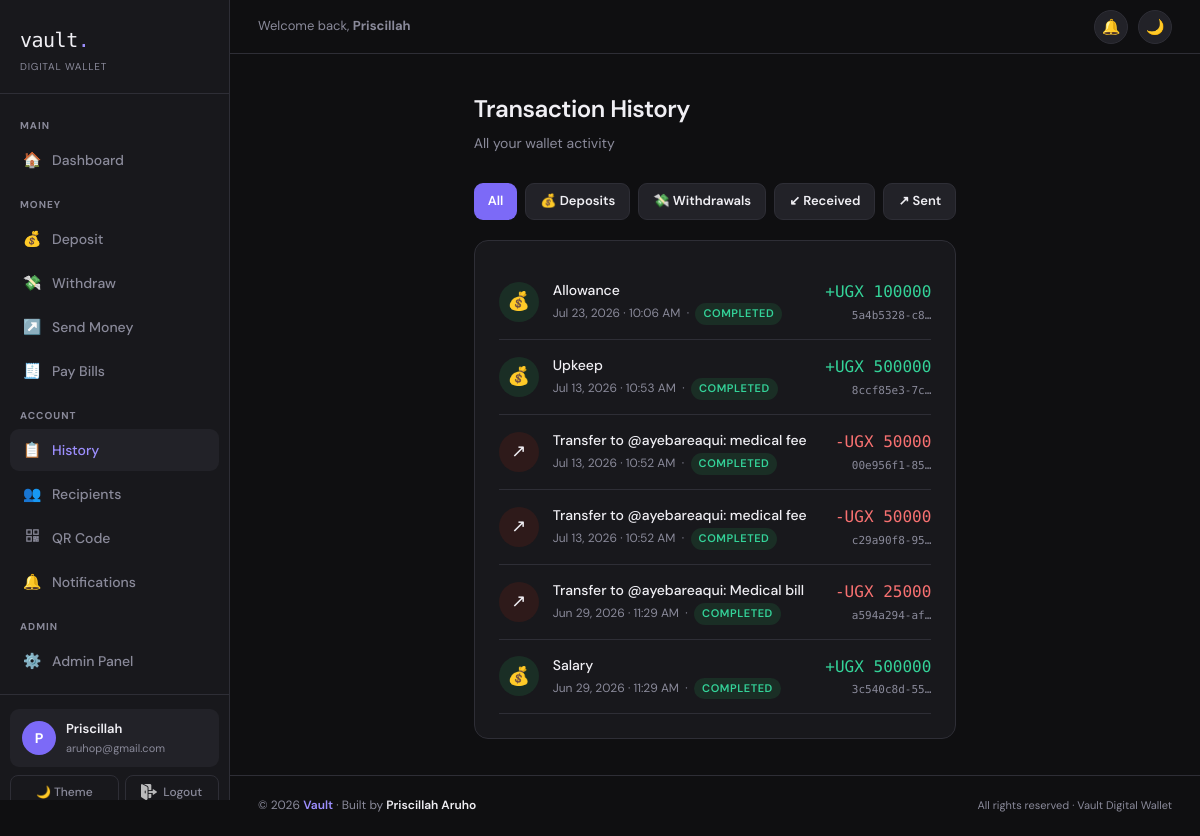
Page /transactions/ (signed in) on the committed database.
### wallet/models.py (models this page shows, shortened)
class Transaction(models.Model):
    TRANSACTION_TYPES = [
        ('deposit', 'Deposit'),
        ('withdrawal', 'Withdrawal'),
        ('transfer_in', 'Transfer In'),
        ('transfer_out', 'Transfer Out'),
    ]
    STATUS_CHOICES = [
        ('pending', 'Pending'),
        ('completed', 'Completed'),
        ('failed', 'Failed'),
    ]
    id = models.UUIDField(primary_key=True, default=uuid.uuid4, editable=False)
    wallet = models.ForeignKey(Wallet, on_delete=models.CASCADE, related_name='transactions')
    transaction_type = models.CharField(max_length=20, choices=TRANSACTION_TYPES)
    amount = models.DecimalField(max_digits=12, decimal_places=2)
    status = models.CharField(max_length=10, choices=STATUS_CHOICES, default='completed')
    description = models.CharField(max_length=255, blank=True)
    reference = models.CharField(max_length=100, blank=True)
    created_at = models.DateTimeField(auto_now_add=True)
    class Meta:
        ordering = ['-created_at']

### wallet/views.py (the view)
# urls.py: path('transactions/', views.transactions, name='admin_transactions'),
@login_required
def transactions(request):
    wallet, _ = Wallet.objects.get_or_create(user=request.user)
    txn_type = request.GET.get('type', '')
    txns = wallet.transactions.all()
    if txn_type:
        txns = txns.filter(transaction_type=txn_type)
    return render(request, 'wallet/transactions.html', {
        'transactions': txns,
        'wallet': wallet,
        'filter_type': txn_type,
    })

### vadmin/context_processors.py (called while the page is built)
def admin_counts(request):
    if request.user.is_authenticated and request.user.is_staff:
        return {
            'pending_kyc_count': KYCDocument.objects.filter(status='pending').count(),
            'pending_withdrawal_count': WithdrawalRequest.objects.filter(status='pending').count(),
            'active_flag_count': FraudFlag.objects.filter(resolved=False).count(),
        }
    return {}

### templates/wallet/transactions.html (shortened to what this page needs)
{% extends 'wallet/base.html' %}
{% block content %}
<div class="page">
  <div class="page-header">
    <h1>Transaction History</h1>
    <p>All your wallet activity</p>
  </div>
  <div style="display:flex; gap:8px; margin-bottom:20px; flex-wrap:wrap;">
    <a href="{% url 'transactions' %}" class="btn {% if not filter_type %}btn-primary{% else %}btn-ghost{% endif %}" style="font-size:13px; padding:7px 14px;">All</a>
    <a href="?type=deposit" class="btn {% if filter_type == 'deposit' %}btn-primary{% else %}btn-ghost{% endif %}" style="font-size:13px; padding:7px 14px;">💰 Deposits</a>
    <a href="?type=withdrawal" class="btn {% if filter_type == 'withdrawal' %}btn-primary{% else %}btn-ghost{% endif %}" style="font-size:13px; padding:7px 14px;">💸 Withdrawals</a>
    <a href="?type=transfer_in" class="btn {% if filter_type == 'transfer_in' %}btn-primary{% else %}btn-ghost{% endif %}" style="font-size:13px; padding:7px 14px;">↙ Received</a>
    <a href="?type=transfer_out" class="btn {% if filter_type == 'transfer_out' %}btn-primary{% else %}btn-ghost{% endif %}" style="font-size:13px; padding:7px 14px;">↗ Sent</a>
  </div>
  <div class="card">
    {% if transactions %}
      {% for txn in transactions %}
      <div style="display:flex; justify-content:space-between; align-items:center; padding:14px 0; border-bottom:1px solid var(--border);">
        <div style="display:flex; align-items:center; gap:14px;">
          <div style="width:40px; height:40px; border-radius:50%; display:flex; align-items:center; justify-content:center; font-size:18px; flex-shrink:0;
            background:{% if txn.transaction_type == 'deposit' or txn.transaction_type == 'transfer_in' %}#1a2e25{% else %}#2e1a1a{% endif %};">
            {% if txn.transaction_type == 'deposit' %}💰
            {% elif txn.transaction_type == 'withdrawal' %}💸
            {% elif txn.transaction_type == 'transfer_in' %}↙
            {% else %}↗{% endif %}
          </div>
          <div>
            <div style="font-size:14px; font-weight:500;">
              {{ txn.description|default:txn.get_transaction_type_display }}
            </div>
            <div style="font-size:12px; color:var(--muted); margin-top:2px;">
              {{ txn.created_at|date:"M d, Y · g:i A" }}
              &nbsp;·&nbsp;
              <span class="badge {% if txn.status == 'completed' %}badge-green{% elif txn.status == 'failed' %}badge-red{% else %}badge-yellow{% endif %}">
                {{ txn.status }}
              </span>
            </div>
          </div>
        </div>
        <div style="text-align:right; flex-shrink:0;">
          <div style="font-family:var(--mono); font-size:16px; font-weight:500;"
            class="{% if txn.transaction_type == 'deposit' or txn.transaction_type == 'transfer_in' %}text-green{% else %}text-red{% endif %}">
            {% if txn.transaction_type == 'deposit' or txn.transaction_type == 'transfer_in' %}+{% else %}-{% endif %}UGX {{ txn.amount|floatformat:0 }}
          </div>
          <div style="font-size:11px; color:var(--muted); font-family:var(--mono); margin-top:2px;">
            {{ txn.id|truncatechars:12 }}
          </div>
        </div>
      </div>
      {% endfor %}
    {% else %}
      <div style="text-align:center; padding:48px 0; color:var(--muted); font-size:14px;">
        No transactions found.<br><br>
        <a href="{% url 'deposit' %}" class="btn btn-primary" style="font-size:13px;">Make a deposit</a>
      </div>
    {% endif %}
  </div>
</div>
{% endblock %}

### templates/wallet/base.html (shortened to what this page needs)
<!DOCTYPE html>
<html lang="en">
<head>
  {% load static %}
</head>
<body>
{% if user.is_authenticated %}
<aside class="sidebar" id="sidebar">
  <div class="sidebar-brand">
    <div class="logo">vault<span>.</span></div>
    <div class="tagline">Digital Wallet</div>
  </div>
  <nav class="sidebar-nav">
    <div class="nav-section">Main</div>
    <a href="{% url 'dashboard' %}" {% if request.resolver_match.url_name == 'dashboard' %}class="active"{% endif %}>
      <span class="nav-icon">🏠</span> Dashboard
    </a>
    <div class="nav-section">Money</div>
    <a href="{% url 'deposit' %}" {% if request.resolver_match.url_name == 'deposit' %}class="active"{% endif %}>
      <span class="nav-icon">💰</span> Deposit
    </a>
    <a href="{% url 'withdraw' %}" {% if request.resolver_match.url_name == 'withdraw' %}class="active"{% endif %}>
      <span class="nav-icon">💸</span> Withdraw
    </a>
    <a href="{% url 'transfer' %}" {% if request.resolver_match.url_name == 'transfer' %}class="active"{% endif %}>
      <span class="nav-icon">↗️</span> Send Money
    </a>
    <a href="{% url 'utilities' %}" {% if request.resolver_match.url_name == 'utilities' %}class="active"{% endif %}>
      <span class="nav-icon">🧾</span> Pay Bills
    </a>
    <div class="nav-section">Account</div>
    <a href="{% url 'transactions' %}" {% if request.resolver_match.url_name == 'transactions' %}class="active"{% endif %}>
      <span class="nav-icon">📋</span> History
    </a>
    <a href="{% url 'recipients' %}" {% if request.resolver_match.url_name == 'recipients' %}class="active"{% endif %}>
      <span class="nav-icon">👥</span> Recipients
    </a>
    <a href="{% url 'qr_code' %}" {% if request.resolver_match.url_name == 'qr_code' %}class="active"{% endif %}>
      <span class="nav-icon">
      </span> QR Code
    </a>
    <a href="{% url 'notifications' %}" {% if request.resolver_match.url_name == 'notifications' %}class="active"{% endif %}>
      <span class="nav-icon">🔔</span> Notifications
    </a>
    {% if user.is_staff %}
    <div class="nav-section">Admin</div>
    <a href="{% url 'admin_dashboard' %}">
      <span class="nav-icon">⚙️</span> Admin Panel
    </a>
    {% endif %}
  </nav>
  <div class="sidebar-footer">
    <div class="user-info">
      <div class="user-avatar">{{ user.first_name|first|upper|default:user.username|first|upper }}</div>
      <div style="overflow:hidden; min-width:0;">
        <div class="user-name">{{ user.get_full_name|default:user.username }}</div>
        <div class="user-email">{{ user.email|truncatechars:22 }}</div>
      </div>
    </div>
    <div class="footer-btns">
      <button class="footer-btn" id="themeToggle">🌙 Theme</button>
     <form method="post" action="{% url 'logout' %}" style="flex:1;">
  <button type="submit" class="footer-btn danger" style="width:100%;">
    <img src="{% static 'logout.png' %}" alt="Logout" style="width:16px; height:16px; filter:invert(1); opacity:0.7;">
    Logout
  </button>
</form>
    </div>
  </div>
</aside>
<div class="main">
  <div class="topbar">
    <div style="display:flex; align-items:center; gap:12px;">
      <span class="topbar-left">Welcome back, <strong>{{ user.first_name|default:user.username }}</strong></span>
    </div>
    <div class="topbar-right">
      <a href="{% url 'notifications' %}" class="bell-btn">
        🔔
      </a>
      <button class="theme-btn" id="themeToggle2">🌙</button>
    </div>
  </div>
  {% block content %}{% endblock %}
  <footer style="padding: 20px 28px; border-top: 1px solid var(--border); margin-top: auto;">
    <div style="display:flex; align-items:center; justify-content:space-between; flex-wrap:wrap; gap:8px;">
      <div style="font-size:12px; color:var(--muted);">
        © 2026 <span style="color:var(--accent-light); font-weight:600;">Vault</span> · Built by <span style="color:var(--text); font-weight:600;">Priscillah Aruho</span>
      </div>
      <div style="font-size:11px; color:var(--muted);">
        All rights reserved · Vault Digital Wallet
      </div>
    </div>
  </footer>
</div>
{% else %}
  {% block unauthenticated_content %}{% endblock %}
{% endif %}
</body>
</html>

### rows in the picture
Transaction: description "Allowance", created_at "Jul 23, 2026 · 10:06 AM", status "COMPLETED", amount "100000", id "5a4b5328-c8…"
Transaction: description "Upkeep", created_at "Jul 13, 2026 · 10:53 AM", status "COMPLETED", amount "500000", id "8ccf85e3-7c…"
Transaction: description "Transfer to @ayebareaqui: medical fee", created_at "Jul 13, 2026 · 10:52 AM", status "COMPLETED", amount "50000", id "00e956f1-85…"
Transaction: description "Transfer to @ayebareaqui: medical fee", created_at "Jul 13, 2026 · 10:52 AM", status "COMPLETED", amount "50000", id "c29a90f8-95…"
Transaction: description "Transfer to @ayebareaqui: Medical bill", created_at "Jun 29, 2026 · 11:29 AM", status "COMPLETED", amount "25000", id "a594a294-af…"
Transaction: description "Salary", created_at "Jun 29, 2026 · 11:29 AM", status "COMPLETED", amount "500000", id "3c540c8d-55…"

### other values in the picture
{{ user.first_name|first|upper|default:user.username|first|upper }} "P"
{{ user.get_full_name|default:user.username }} "Priscillah"
{{ user.email|truncatechars:22 }} "aruhop@gmail.com"
{{ user.first_name|default:user.username }} "Priscillah"
